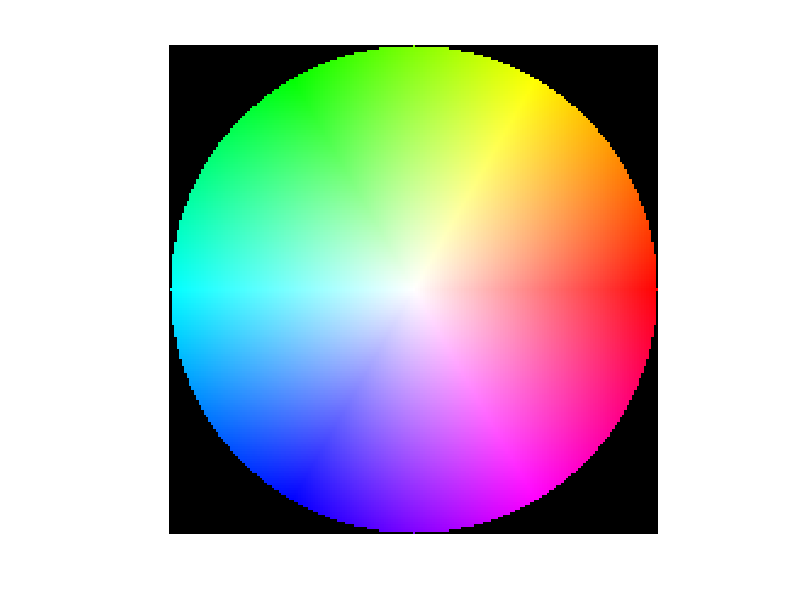

MATLAB code to generate this figure: (Note: this script raises an error after producing the figure.)

clc,clear,close all
[a,b]=meshgrid(-1:0.01:1,1:-0.01:-1);
h=atan2(b,a)/(2*pi); h(h<0)=h(h<0)+1;
s=sqrt(a.^2+b.^2);
% gamut checking
for V=0:100
    hsv=cat(3,h,s,V*ones(201,201)/100);
    rgb=hsv2rgb(hsv);
    R=rgb(:,:,1); G=rgb(:,:,2); B=rgb(:,:,3);
    mask=R>1|R<0|G>1|G<0|B>1|B<0;
    R(mask)=0; G(mask)=0; B(mask)=0;
    RGB=cat(3,R,G,B);
    imshow(RGB,'Border','tight')
    HSV{V+1}=RGB;
end
montage(HSV,'Indices',2:101,'Size',[10 10],...
        'BorderSize',1,'BackgroundColor','w')
